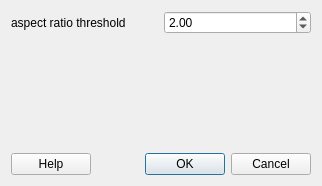
<ui version="4.0" >
 <class>GuiDeleteBadAspectTris</class>
 <widget class="QDialog" name="GuiDeleteBadAspectTris" >
  <property name="geometry" >
   <rect>
    <x>0</x>
    <y>0</y>
    <width>322</width>
    <height>186</height>
   </rect>
  </property>
  <property name="windowTitle" >
   <string>delete bad aspect ratio triangles</string>
  </property>
  <layout class="QGridLayout" name="gridLayout" >
   <item row="0" column="0" >
    <widget class="QLabel" name="label" >
     <property name="text" >
      <string>aspect ratio threshold</string>
     </property>
    </widget>
   </item>
   <item row="1" column="0" >
    <spacer name="verticalSpacer" >
     <property name="orientation" >
      <enum>Qt::Vertical</enum>
     </property>
     <property name="sizeHint" stdset="0" >
      <size>
       <width>20</width>
       <height>104</height>
      </size>
     </property>
    </spacer>
   </item>
   <item row="2" column="0" colspan="2" >
    <layout class="QHBoxLayout" name="horizontalLayout" >
     <item>
      <widget class="QPushButton" name="pushButtonHelp" >
       <property name="text" >
        <string>Help</string>
       </property>
      </widget>
     </item>
     <item>
      <widget class="QDialogButtonBox" name="buttonBox" >
       <property name="orientation" >
        <enum>Qt::Horizontal</enum>
       </property>
       <property name="standardButtons" >
        <set>QDialogButtonBox::Cancel|QDialogButtonBox::Ok</set>
       </property>
      </widget>
     </item>
    </layout>
   </item>
   <item row="0" column="1" >
    <widget class="QDoubleSpinBox" name="doubleSpinBox" >
     <property name="minimum" >
      <double>1.000000000000000</double>
     </property>
     <property name="singleStep" >
      <double>0.100000000000000</double>
     </property>
     <property name="value" >
      <double>2.000000000000000</double>
     </property>
    </widget>
   </item>
  </layout>
 </widget>
 <resources/>
 <connections>
  <connection>
   <sender>buttonBox</sender>
   <signal>accepted()</signal>
   <receiver>GuiDeleteBadAspectTris</receiver>
   <slot>accept()</slot>
   <hints>
    <hint type="sourcelabel" >
     <x>248</x>
     <y>254</y>
    </hint>
    <hint type="destinationlabel" >
     <x>157</x>
     <y>274</y>
    </hint>
   </hints>
  </connection>
  <connection>
   <sender>buttonBox</sender>
   <signal>rejected()</signal>
   <receiver>GuiDeleteBadAspectTris</receiver>
   <slot>reject()</slot>
   <hints>
    <hint type="sourcelabel" >
     <x>316</x>
     <y>260</y>
    </hint>
    <hint type="destinationlabel" >
     <x>286</x>
     <y>274</y>
    </hint>
   </hints>
  </connection>
 </connections>
</ui>
